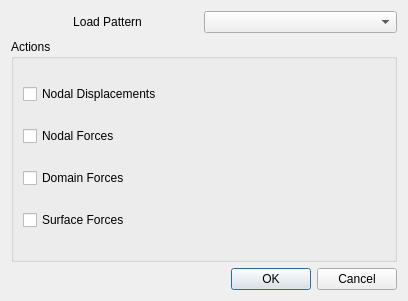
<?xml version="1.0" encoding="UTF-8"?>
<ui version="4.0">
 <class>DisplayOptionsDialog</class>
 <widget class="QDialog" name="DisplayOptionsDialog">
  <property name="geometry">
   <rect>
    <x>0</x>
    <y>0</y>
    <width>408</width>
    <height>301</height>
   </rect>
  </property>
  <property name="windowTitle">
   <string>Dialog</string>
  </property>
  <property name="modal">
   <bool>true</bool>
  </property>
  <layout class="QVBoxLayout" name="verticalLayout">
   <item>
    <layout class="QHBoxLayout" name="horizontalLayout">
     <property name="spacing">
      <number>0</number>
     </property>
     <property name="sizeConstraint">
      <enum>QLayout::SetMinimumSize</enum>
     </property>
     <item>
      <widget class="QLabel" name="labelLoadPattern">
       <property name="text">
        <string>Load Pattern</string>
       </property>
       <property name="alignment">
        <set>Qt::AlignCenter</set>
       </property>
       <property name="wordWrap">
        <bool>false</bool>
       </property>
       <property name="buddy">
        <cstring>comboBoxLoadPattern</cstring>
       </property>
      </widget>
     </item>
     <item>
      <widget class="QComboBox" name="comboBoxLoadPattern"/>
     </item>
    </layout>
   </item>
   <item>
    <layout class="QHBoxLayout" name="horizontalLayout_2">
     <item>
      <widget class="QGroupBox" name="groupBox">
       <property name="title">
        <string>Actions</string>
       </property>
       <layout class="QVBoxLayout" name="verticalLayout_2">
        <item>
         <widget class="QCheckBox" name="checkBoxNodalDisplacements">
          <property name="text">
           <string>Nodal Displacements</string>
          </property>
         </widget>
        </item>
        <item>
         <widget class="QCheckBox" name="checkBoxNodalForces">
          <property name="text">
           <string>Nodal Forces</string>
          </property>
         </widget>
        </item>
        <item>
         <widget class="QCheckBox" name="checkBoxDomainForces">
          <property name="text">
           <string>Domain Forces</string>
          </property>
         </widget>
        </item>
        <item>
         <widget class="QCheckBox" name="checkBoxSurfaceForces">
          <property name="text">
           <string>Surface Forces</string>
          </property>
         </widget>
        </item>
       </layout>
      </widget>
     </item>
    </layout>
   </item>
   <item>
    <widget class="QDialogButtonBox" name="buttonBox">
     <property name="orientation">
      <enum>Qt::Horizontal</enum>
     </property>
     <property name="standardButtons">
      <set>QDialogButtonBox::Cancel|QDialogButtonBox::Ok</set>
     </property>
    </widget>
   </item>
  </layout>
 </widget>
 <resources/>
 <connections>
  <connection>
   <sender>buttonBox</sender>
   <signal>accepted()</signal>
   <receiver>DisplayOptionsDialog</receiver>
   <slot>accept()</slot>
   <hints>
    <hint type="sourcelabel">
     <x>248</x>
     <y>254</y>
    </hint>
    <hint type="destinationlabel">
     <x>157</x>
     <y>274</y>
    </hint>
   </hints>
  </connection>
  <connection>
   <sender>buttonBox</sender>
   <signal>rejected()</signal>
   <receiver>DisplayOptionsDialog</receiver>
   <slot>reject()</slot>
   <hints>
    <hint type="sourcelabel">
     <x>316</x>
     <y>260</y>
    </hint>
    <hint type="destinationlabel">
     <x>286</x>
     <y>274</y>
    </hint>
   </hints>
  </connection>
 </connections>
</ui>
